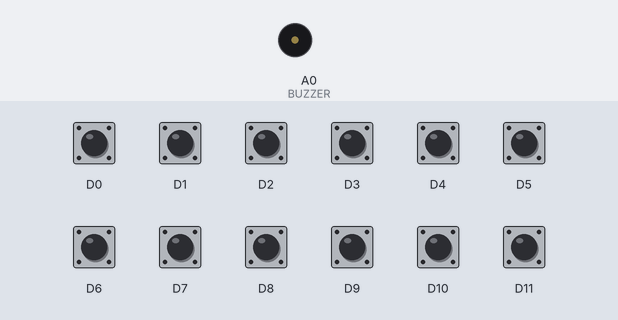
This sketch was run on a simulated Arduino Uno R4 WiFi. On the bench: buzzer (waves = sounding). Inputs (shaded band) come from the test bench; at power-on: D0–11 HIGH. Nothing arrives over Bluetooth unless stated; what the sketch prints to the serial monitor is not drawn.

Above: at 1.2 s.
1.3 s: D0 pulled LOW for 0.15 s
At 1.44 s:
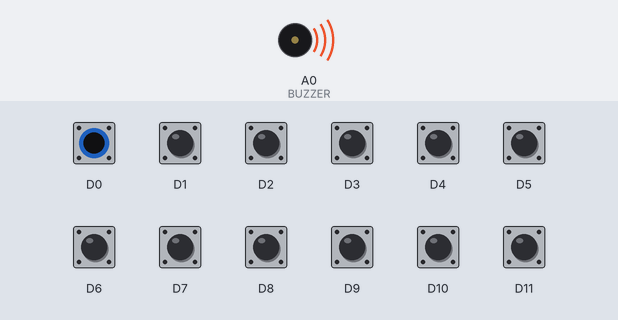
3.0 s: D1 pulled LOW for 0.15 s
At 4.4 s:
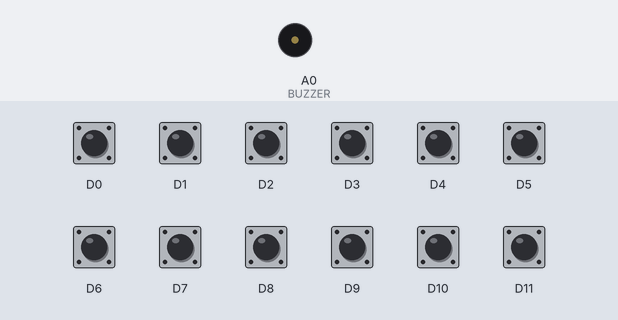
4.7 s: D1 pulled LOW for 1 s
At 5.5 s:
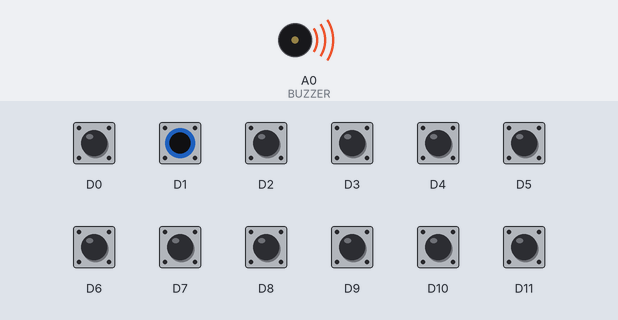
7.2 s: D0 pulled LOW for 1 s
At 9.6 s:
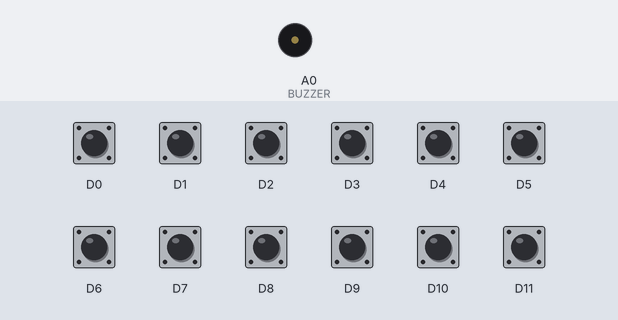
Timing chart, 0 to 10.7 s (numbered marks = the images above; inputs shaded):
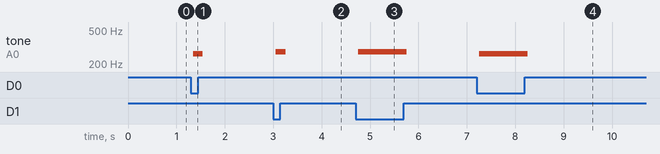

Measured:
- after the input at 1.3 s, tone on A0 (BUZZER): silent → 265 Hz after 0.05 s, → silent 0.20 s later
- after the input at 3.0 s, tone on A0 (BUZZER): silent → 279 Hz after 0.05 s, → silent 0.20 s later
- after the input at 4.7 s, tone on A0 (BUZZER): silent → 279 Hz after 0.05 s, → silent 1.0 s later
- after the input at 7.2 s, tone on A0 (BUZZER): silent → 265 Hz after 0.06 s, → silent 1.0 s later

The sketch:

arduino.ino
```cpp
/*
The code for the beginTimer() function was written by Phil Schatzmann and can be found at the following link: https://www.pschatzmann.ch/home/2023/07/01/under-the-hood-arduino-uno-r4-timers/
*/

#include "FspTimer.h"
#include <ArduinoBLE.h>

// --Timer varaibles--
FspTimer audio_timer;
uint64_t count=0;
uint64_t start_time=0;

// --Synth variables--
const float FREQ[12] = {261.63 * 64, 277.18 * 64, 293.66 * 64, 311.13 * 64, 329.63 * 64, 349.23 * 64,
                        369.99 * 64, 392 * 64, 415.3 * 64, 440 * 64, 466.16 * 64, 493.88 * 64};
const int BUZZER= A0;
byte SAMPLES[64] = {0xFF, 0xFF, 0xFF, 0xFF, 0xFF, 0xFF, 0xFF, 0xFF, 0xFF, 0xFF, 0xFF, 0xFF, 0xFF, 0xFF, 0xFF, 0xFF,
                    0xFF, 0xFF, 0xFF, 0xFF, 0xFF, 0xFF, 0xFF, 0xFF, 0xFF, 0xFF, 0xFF, 0xFF, 0xFF, 0xFF, 0xFF, 0xFF};
int index = 0;
int gate = 1;

// --BLE Variables--
// Create service
BLEService myService("2c3a85a4-d811-49bf-91db-200cefb3ee3e");
// Create characteristic to transfer samples
BLECharacteristic sampleCharacteristic("192b2f69-868c-4a3c-b3c0-23cc991dbe82", BLERead | BLEWrite, 0xFF);
// Advertising data (manufacturing data is set to the first 2 bytes of the UUID)
const uint8_t completeRawAdvertisingData[] = {0x02,0x01,0x06,0x09,0xff,0x2c,0x3a,0x85,0xa4,0xd8,0x11,0x49,0xbf};

// callback method used by timer
void timer_callback(timer_callback_args_t __attribute((unused)) *p_args) {
  if (gate == 0) {
    analogWrite(BUZZER, SAMPLES[index]);
  }
  index++;
  if (index == 64) {index = 0;}
}

bool beginTimer(float rate) {
  uint8_t timer_type = GPT_TIMER;
  int8_t tindex = FspTimer::get_available_timer(timer_type);
  if (tindex < 0){
    tindex = FspTimer::get_available_timer(timer_type, true);
  }
  if (tindex < 0){
    return false;
  }

  FspTimer::force_use_of_pwm_reserved_timer();

  if(!audio_timer.begin(TIMER_MODE_PERIODIC, timer_type, tindex, rate, 0.0f, timer_callback)){
    return false;
  }

  if (!audio_timer.setup_overflow_irq()){
    return false;
  }

  if (!audio_timer.open()){
    return false;
  }

  if (!audio_timer.start()){
    return false;
  }
  return true;
}

void setup() {
  Serial.begin(115200);

  // --BLE Initialization--
  if (!BLE.begin()) {
    Serial.println("failed to initialize BLE!");
    while (1);
  }
  // Advertising info
  BLE.setLocalName("Arduino Synth");
  BLE.setAdvertisedService(myService);

  // Add characteristics to service
  myService.addCharacteristic(sampleCharacteristic);

  // Add service to BLE
  BLE.addService(myService);

  // Initialize characteristics
  sampleCharacteristic.writeValue(SAMPLES, sizeof(SAMPLES));

  BLE.advertise();
  Serial.println("advertising ...");

  // -- Synth initialization--
  //Initialize digital pins 0 through 12 for buttons
  for (int i=0; i<12; i++) {
    pinMode(i, INPUT_PULLUP);
  }

  pinMode(BUZZER, OUTPUT);

  // beginTimer(6400);
  beginTimer(10);
}

void loop() {
  BLE.poll();
  sampleCharacteristic.readValue(SAMPLES, sizeof(SAMPLES));

  // for (int i=0; i<64; i++) {
  //   Serial.print(buffer[i], HEX);
  //   Serial.print(" ");
  // }
  // Serial.println("");

  int set = 1;
  for (int i=0; i<12; i++) {
    if (digitalRead(i) == 0) {
      if (gate) {
        audio_timer.set_frequency(FREQ[i]);
      }
      set = 0;
    }
  }
  gate = set;
  delay(100);
}
```
